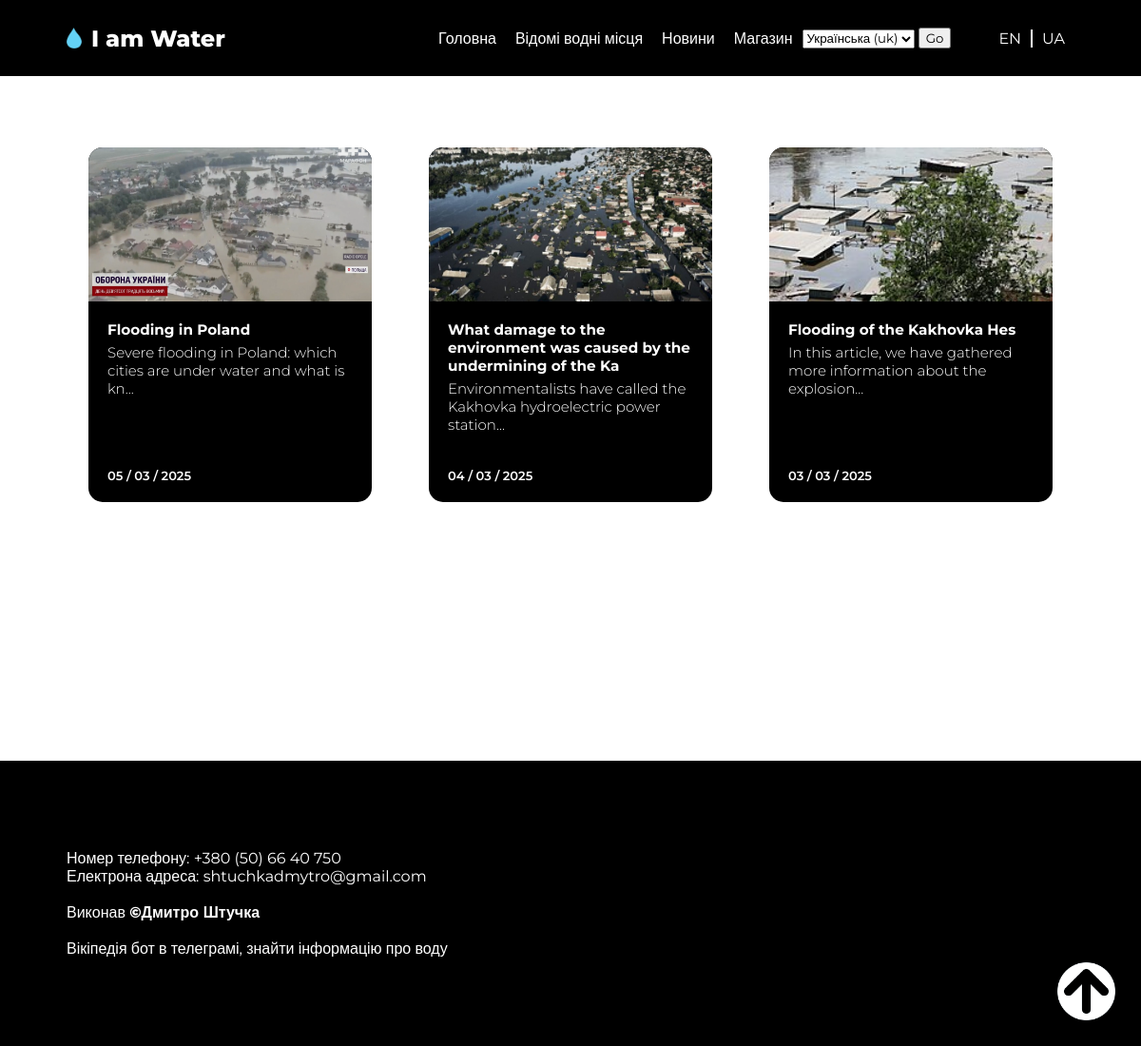
/uk/news/, run on the app's committed database.
### water/models.py (models this page shows, shortened)
class News(models.Model):
    name = models.CharField("Наза статті", max_length=70)
    short_description = models.CharField("Короткий опис", max_length=70, default="")
    givenFrom = models.CharField("Звідки взято інформацію / Хто написав", max_length=160, default="")
    givenFromUrl = models.CharField("Посилання на статтю", max_length=160, default="", null=True, blank=True)
    description = models.TextField("Опис")
    date = models.DateField("Дата публікації", default=date.today)
    url = models.SlugField(max_length=160)
    image = models.ImageField("Зображення", upload_to="posters_of_news/", default="")
    def get_absolute_url(self):
        return reverse("news_detail", kwargs={"slug": self.url})
    class Meta:
        verbose_name = "Стаття"
        verbose_name_plural = "Статті"

### water/views.py (the view)
# urls.py: path("news/", views.NewsView.as_view(), name="news"),
class NewsView(ListView):
    model = News
    queryset = News.objects.order_by('-date')
    template_name =  "water_site/news.html"

### templates/water_site/news.html
{% extends 'water_site/base.html' %}
{% load static i18n %}
{% load static %}
{% block container %}
<link rel="stylesheet" href="{% static 'css/news.css'%}">
{% endblock container %}
{% block content %}
    <main>
        <div class="boxes">
            {% for news in news_list %}
            <a href="{{ news.get_absolute_url  }}" class="box">
                <img class="box-image-part" src="{{ news.image.url }}" alt="">
                <div class="box-text-part">
                    <h3>{{ news.name }}</h3>
                    <p>{{ news.short_description }}...</p>
                </div>
                <div class="box-date">
                    <p>
                        {% if news.date.day < 10 %}
                            0{{ news.date.day }} /
                        {% else %}
                            {{ news.date.day }} /
                        {% endif %}
                        {% if news.date.month < 10 %}
                            0{{ news.date.month }} /
                        {% else %}
                            {{ news.date.month }} /
                        {% endif %}
                        {{ news.date.year }}</p>
                </div>
            </a>
            {% endfor %}
        </div>
    </main>
</body>
</html>
{% endblock content %}

### static/css/styles.css (style rules this page uses)
* { margin: 0px; font-family: "Montserrat", sans-serif; text-decoration: none; }
a { color: black; }
main { width: calc(100% - 300px); min-height: calc(100vh - 10vh - 75px - 75px); margin-top: 75px; margin-bottom: 75px; margin-left: 150px; margin-right: 150px; font-weight: 300; }

### static/css/news.css (style rules this page uses)
.boxes { display: flex; justify-content: center; gap: calc((200 * 5 - 100%) / (5 - 1)); gap: 60px; flex-wrap: wrap; }
.box-image-part { width: 100%; height: 162px; object-fit: cover; }
.box-date { position: absolute; left: 20px; bottom: 20px; }
.box-date p { font-weight: 600; }

### static/css/media.css (style rules this page uses)
@media screen and (max-width: 1700px) { main { font-size: 13px; } }
@media screen and (max-width: 1334px) { main { margin-left: 120px; margin-right: 120px; } }
@media screen and (max-width: 1290px) { main { margin-left: 70px; margin-right: 70px; } }
@media screen and (max-width: 1350px) { main { width: calc(100% - 30px - 30px); } }
@media screen and (max-width: 1350px) { main { width: auto; } }

### data on the page
News: image (picture), name "Flooding in Poland", short_description "Severe flooding in Poland: which cities are under water and what is kn", date.day "5", date.month "3", date.year "2025"
News: image (picture), name "What damage to the environment was caused by the undermining of the Ka", short_description "Environmentalists have called the Kakhovka hydroelectric power station", date.day "4", date.month "3", date.year "2025"
News: image (picture), name "Flooding of the Kakhovka Hes", short_description "In this article, we have gathered more information about the explosion", date.day "3", date.month "3", date.year "2025"

### other printed values
form field language "Українська (uk)"
